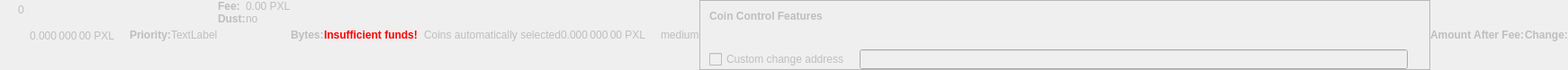
    <widget class="QWidget" name="dummyHideWidget" native="true">
     <property name="enabled">
      <bool>false</bool>
     </property>
     <property name="maximumSize">
      <size>
       <width>100</width>
       <height>22</height>
      </size>
     </property>
     <layout class="QHBoxLayout" name="dummyHideLayout">
      <property name="spacing">
       <number>0</number>
      </property>
      <property name="leftMargin">
       <number>0</number>
      </property>
      <property name="topMargin">
       <number>0</number>
      </property>
      <property name="rightMargin">
       <number>0</number>
      </property>
      <property name="bottomMargin">
       <number>0</number>
      </property>
      <item>
       <layout class="QFormLayout" name="formLayoutCoinControl1">
        <property name="horizontalSpacing">
         <number>10</number>
        </property>
        <property name="verticalSpacing">
         <number>14</number>
        </property>
        <property name="leftMargin">
         <number>10</number>
        </property>
        <property name="topMargin">
         <number>4</number>
        </property>
        <property name="rightMargin">
         <number>6</number>
        </property>
        <item row="0" column="1">
         <widget class="QLabel" name="labelCoinControlBytes">
          <property name="cursor">
           <cursorShape>IBeamCursor</cursorShape>
          </property>
          <property name="contextMenuPolicy">
           <enum>Qt::ActionsContextMenu</enum>
          </property>
          <property name="text">
           <string notr="true">0</string>
          </property>
          <property name="textInteractionFlags">
           <set>Qt::LinksAccessibleByMouse|Qt::TextSelectableByKeyboard|Qt::TextSelectableByMouse</set>
          </property>
         </widget>
        </item>
       </layout>
      </item>
      <item>
       <widget class="QLabel" name="labelCoinControlAfterFee">
        <property name="enabled">
         <bool>false</bool>
        </property>
        <property name="sizePolicy">
         <sizepolicy hsizetype="Fixed" vsizetype="Fixed">
          <horstretch>0</horstretch>
          <verstretch>0</verstretch>
         </sizepolicy>
        </property>
        <property name="minimumSize">
         <size>
          <width>111</width>
          <height>12</height>
         </size>
        </property>
        <property name="maximumSize">
         <size>
          <width>111</width>
          <height>12</height>
         </size>
        </property>
        <property name="cursor">
         <cursorShape>IBeamCursor</cursorShape>
        </property>
        <property name="contextMenuPolicy">
         <enum>Qt::ActionsContextMenu</enum>
        </property>
        <property name="text">
         <string notr="true">0.000 000 00 PXL</string>
        </property>
        <property name="textInteractionFlags">
         <set>Qt::LinksAccessibleByMouse|Qt::TextSelectableByKeyboard|Qt::TextSelectableByMouse</set>
        </property>
       </widget>
      </item>
      <item>
       <widget class="QLabel" name="labelCoinControlPriorityText">
        <property name="enabled">
         <bool>false</bool>
        </property>
        <property name="font">
         <font>
          <weight>75</weight>
          <bold>true</bold>
         </font>
        </property>
        <property name="text">
         <string>Priority:</string>
        </property>
       </widget>
      </item>
      <item>
       <layout class="QHBoxLayout" name="horizontalLayout">
        <item>
         <widget class="QLabel" name="WarningLabel">
          <property name="text">
           <string>TextLabel</string>
          </property>
         </widget>
        </item>
       </layout>
      </item>
      <item>
       <layout class="QFormLayout" name="formLayoutCoinControl3">
        <property name="horizontalSpacing">
         <number>0</number>
        </property>
        <property name="verticalSpacing">
         <number>0</number>
        </property>
        <property name="leftMargin">
         <number>0</number>
        </property>
        <property name="topMargin">
         <number>0</number>
        </property>
        <property name="rightMargin">
         <number>0</number>
        </property>
        <item row="0" column="0">
         <widget class="QLabel" name="labelCoinControlFeeText">
          <property name="enabled">
           <bool>false</bool>
          </property>
          <property name="font">
           <font>
            <weight>75</weight>
            <bold>true</bold>
           </font>
          </property>
          <property name="text">
           <string>Fee:</string>
          </property>
          <property name="margin">
           <number>0</number>
          </property>
         </widget>
        </item>
        <item row="0" column="1">
         <widget class="QLabel" name="labelCoinControlFee">
          <property name="enabled">
           <bool>false</bool>
          </property>
          <property name="cursor">
           <cursorShape>IBeamCursor</cursorShape>
          </property>
          <property name="contextMenuPolicy">
           <enum>Qt::ActionsContextMenu</enum>
          </property>
          <property name="text">
           <string notr="true">0.00 PXL</string>
          </property>
          <property name="textInteractionFlags">
           <set>Qt::LinksAccessibleByMouse|Qt::TextSelectableByKeyboard|Qt::TextSelectableByMouse</set>
          </property>
         </widget>
        </item>
        <item row="1" column="0">
         <widget class="QLabel" name="labelCoinControlLowOutputText">
          <property name="enabled">
           <bool>false</bool>
          </property>
          <property name="font">
           <font>
            <weight>75</weight>
            <bold>true</bold>
           </font>
          </property>
          <property name="text">
           <string>Dust:</string>
          </property>
         </widget>
        </item>
        <item row="1" column="1">
         <widget class="QLabel" name="labelCoinControlLowOutput">
          <property name="enabled">
           <bool>false</bool>
          </property>
          <property name="cursor">
           <cursorShape>IBeamCursor</cursorShape>
          </property>
          <property name="contextMenuPolicy">
           <enum>Qt::ActionsContextMenu</enum>
          </property>
          <property name="text">
           <string>no</string>
          </property>
          <property name="textInteractionFlags">
           <set>Qt::LinksAccessibleByMouse|Qt::TextSelectableByKeyboard|Qt::TextSelectableByMouse</set>
          </property>
         </widget>
        </item>
       </layout>
      </item>
      <item>
       <widget class="QLabel" name="labelCoinControlBytesText">
        <property name="enabled">
         <bool>false</bool>
        </property>
        <property name="font">
         <font>
          <weight>75</weight>
          <bold>true</bold>
         </font>
        </property>
        <property name="text">
         <string>Bytes:</string>
        </property>
       </widget>
      </item>
      <item>
       <layout class="QFormLayout" name="formLayoutCoinControl2">
        <property name="horizontalSpacing">
         <number>0</number>
        </property>
        <property name="verticalSpacing">
         <number>0</number>
        </property>
        <property name="leftMargin">
         <number>0</number>
        </property>
        <property name="topMargin">
         <number>0</number>
        </property>
        <property name="rightMargin">
         <number>0</number>
        </property>
       </layout>
      </item>
      <item>
       <layout class="QHBoxLayout" name="horizontalLayoutCoinControl2">
        <property name="spacing">
         <number>0</number>
        </property>
        <property name="bottomMargin">
         <number>0</number>
        </property>
       </layout>
      </item>
      <item>
       <widget class="QLabel" name="labelCoinControlInsuffFunds">
        <property name="enabled">
         <bool>false</bool>
        </property>
        <property name="minimumSize">
         <size>
          <width>0</width>
          <height>0</height>
         </size>
        </property>
        <property name="font">
         <font>
          <weight>75</weight>
          <bold>true</bold>
         </font>
        </property>
        <property name="styleSheet">
         <string notr="true">color:red;font-weight:bold;</string>
        </property>
        <property name="text">
         <string>Insufficient funds!</string>
        </property>
        <property name="margin">
         <number>5</number>
        </property>
       </widget>
      </item>
      <item>
       <layout class="QFormLayout" name="formLayoutCoinControl4">
        <property name="horizontalSpacing">
         <number>0</number>
        </property>
        <property name="verticalSpacing">
         <number>0</number>
        </property>
        <property name="leftMargin">
         <number>0</number>
        </property>
        <property name="topMargin">
         <number>0</number>
        </property>
        <property name="rightMargin">
         <number>0</number>
        </property>
       </layout>
      </item>
      <item>
       <widget class="QLabel" name="labelCoinControlChangeLabel">
        <property name="enabled">
         <bool>false</bool>
        </property>
        <property name="sizePolicy">
         <sizepolicy hsizetype="Preferred" vsizetype="Expanding">
          <horstretch>0</horstretch>
          <verstretch>0</verstretch>
         </sizepolicy>
        </property>
        <property name="minimumSize">
         <size>
          <width>0</width>
          <height>0</height>
         </size>
        </property>
        <property name="text">
         <string/>
        </property>
        <property name="margin">
         <number>3</number>
        </property>
       </widget>
      </item>
      <item>
       <widget class="QLabel" name="labelCoinControlAutomaticallySelected">
        <property name="enabled">
         <bool>false</bool>
        </property>
        <property name="sizePolicy">
         <sizepolicy hsizetype="Fixed" vsizetype="Fixed">
          <horstretch>0</horstretch>
          <verstretch>0</verstretch>
         </sizepolicy>
        </property>
        <property name="minimumSize">
         <size>
          <width>0</width>
          <height>0</height>
         </size>
        </property>
        <property name="maximumSize">
         <size>
          <width>240</width>
          <height>16777215</height>
         </size>
        </property>
        <property name="text">
         <string>Coins automatically selected</string>
        </property>
        <property name="margin">
         <number>5</number>
        </property>
       </widget>
      </item>
      <item>
       <widget class="QLabel" name="labelCoinControlChange">
        <property name="enabled">
         <bool>false</bool>
        </property>
        <property name="sizePolicy">
         <sizepolicy hsizetype="Fixed" vsizetype="Fixed">
          <horstretch>0</horstretch>
          <verstretch>0</verstretch>
         </sizepolicy>
        </property>
        <property name="minimumSize">
         <size>
          <width>111</width>
          <height>0</height>
         </size>
        </property>
        <property name="maximumSize">
         <size>
          <width>111</width>
          <height>16777215</height>
         </size>
        </property>
        <property name="cursor">
         <cursorShape>IBeamCursor</cursorShape>
        </property>
        <property name="contextMenuPolicy">
         <enum>Qt::ActionsContextMenu</enum>
        </property>
        <property name="text">
         <string notr="true">0.000 000 00 PXL</string>
        </property>
        <property name="textInteractionFlags">
         <set>Qt::LinksAccessibleByMouse|Qt::TextSelectableByKeyboard|Qt::TextSelectableByMouse</set>
        </property>
       </widget>
      </item>
      <item>
       <widget class="QLabel" name="labelCoinControlPriority">
        <property name="enabled">
         <bool>false</bool>
        </property>
        <property name="cursor">
         <cursorShape>IBeamCursor</cursorShape>
        </property>
        <property name="contextMenuPolicy">
         <enum>Qt::ActionsContextMenu</enum>
        </property>
        <property name="text">
         <string>medium</string>
        </property>
        <property name="textInteractionFlags">
         <set>Qt::LinksAccessibleByMouse|Qt::TextSelectableByKeyboard|Qt::TextSelectableByMouse</set>
        </property>
       </widget>
      </item>
      <item>
       <widget class="QFrame" name="frameCoinControl">
        <property name="sizePolicy">
         <sizepolicy hsizetype="Expanding" vsizetype="Expanding">
          <horstretch>0</horstretch>
          <verstretch>0</verstretch>
         </sizepolicy>
        </property>
        <property name="maximumSize">
         <size>
          <width>16777215</width>
          <height>16777215</height>
         </size>
        </property>
        <property name="frameShape">
         <enum>QFrame::StyledPanel</enum>
        </property>
        <property name="frameShadow">
         <enum>QFrame::Sunken</enum>
        </property>
        <layout class="QVBoxLayout" name="verticalLayoutCoinControl2_2">
         <property name="spacing">
          <number>0</number>
         </property>
         <property name="leftMargin">
          <number>0</number>
         </property>
         <property name="topMargin">
          <number>0</number>
         </property>
         <property name="rightMargin">
          <number>0</number>
         </property>
         <property name="bottomMargin">
          <number>0</number>
         </property>
         <item>
          <layout class="QVBoxLayout" name="verticalLayoutCoinControl" stretch="0,0,0,1">
           <property name="spacing">
            <number>0</number>
           </property>
           <property name="leftMargin">
            <number>10</number>
           </property>
           <property name="topMargin">
            <number>10</number>
           </property>
           <item>
            <layout class="QHBoxLayout" name="horizontalLayoutCoinControl1">
             <property name="bottomMargin">
              <number>15</number>
             </property>
             <item>
              <widget class="QLabel" name="labelCoinControlFeatures">
               <property name="enabled">
                <bool>false</bool>
               </property>
               <property name="sizePolicy">
                <sizepolicy hsizetype="Preferred" vsizetype="Maximum">
                 <horstretch>0</horstretch>
                 <verstretch>0</verstretch>
                </sizepolicy>
               </property>
               <property name="font">
                <font>
                 <weight>75</weight>
                 <bold>true</bold>
                </font>
               </property>
               <property name="styleSheet">
                <string notr="true">font-weight:bold;</string>
               </property>
               <property name="text">
                <string>Coin Control Features</string>
               </property>
              </widget>
             </item>
            </layout>
           </item>
           <item>
            <widget class="QWidget" name="widgetCoinControl" native="true">
             <property name="sizePolicy">
              <sizepolicy hsizetype="Preferred" vsizetype="Preferred">
               <horstretch>0</horstretch>
               <verstretch>0</verstretch>
              </sizepolicy>
             </property>
             <property name="minimumSize">
              <size>
               <width>0</width>
               <height>0</height>
              </size>
             </property>
             <property name="styleSheet">
              <string notr="true"/>
             </property>
             <layout class="QHBoxLayout" name="horizontalLayoutCoinControl5_2">
              <property name="leftMargin">
               <number>0</number>
              </property>
              <property name="topMargin">
               <number>0</number>
              </property>
              <property name="rightMargin">
               <number>0</number>
              </property>
              <property name="bottomMargin">
               <number>0</number>
              </property>
              <item>
               <layout class="QHBoxLayout" name="horizontalLayoutCoinControl3">
                <property name="spacing">
                 <number>20</number>
                </property>
                <property name="topMargin">
                 <number>0</number>
                </property>
                <property name="bottomMargin">
                 <number>10</number>
                </property>
               </layout>
              </item>
             </layout>
            </widget>
           </item>
           <item>
            <layout class="QHBoxLayout" name="horizontalLayoutCoinControl4" stretch="0,0,0">
             <property name="spacing">
              <number>12</number>
             </property>
             <property name="sizeConstraint">
              <enum>QLayout::SetDefaultConstraint</enum>
             </property>
             <property name="topMargin">
              <number>5</number>
             </property>
             <property name="rightMargin">
              <number>5</number>
             </property>
             <item>
              <widget class="QCheckBox" name="checkBoxCoinControlChange">
               <property name="enabled">
                <bool>false</bool>
               </property>
               <property name="toolTip">
                <string>If this is activated, but the change address is empty or invalid, change will be sent to a newly generated address.</string>
               </property>
               <property name="text">
                <string>Custom change address</string>
               </property>
              </widget>
             </item>
             <item>
              <widget class="QValidatedLineEdit" name="lineEditCoinControlChange">
               <property name="enabled">
                <bool>false</bool>
               </property>
               <property name="sizePolicy">
                <sizepolicy hsizetype="Expanding" vsizetype="Fixed">
                 <horstretch>0</horstretch>
                 <verstretch>0</verstretch>
                </sizepolicy>
               </property>
              </widget>
             </item>
             <item>
              <widget class="QLabel" name="labelCoinControlChangeLabel_2">
               <property name="sizePolicy">
                <sizepolicy hsizetype="Preferred" vsizetype="Expanding">
                 <horstretch>0</horstretch>
                 <verstretch>0</verstretch>
                </sizepolicy>
               </property>
               <property name="minimumSize">
                <size>
                 <width>0</width>
                 <height>0</height>
                </size>
               </property>
               <property name="text">
                <string/>
               </property>
               <property name="margin">
                <number>3</number>
               </property>
              </widget>
             </item>
            </layout>
           </item>
           <item>
            <spacer name="verticalSpacerCoinControl">
             <property name="orientation">
              <enum>Qt::Vertical</enum>
             </property>
             <property name="sizeHint" stdset="0">
              <size>
               <width>800</width>
               <height>1</height>
              </size>
             </property>
            </spacer>
           </item>
          </layout>
         </item>
        </layout>
       </widget>
      </item>
      <item>
       <widget class="QLabel" name="labelCoinControlAfterFeeText">
        <property name="enabled">
         <bool>false</bool>
        </property>
        <property name="minimumSize">
         <size>
          <width>0</width>
          <height>0</height>
         </size>
        </property>
        <property name="maximumSize">
         <size>
          <width>16777215</width>
          <height>16777215</height>
         </size>
        </property>
        <property name="font">
         <font>
          <weight>75</weight>
          <bold>true</bold>
         </font>
        </property>
        <property name="text">
         <string>Amount After Fee:</string>
        </property>
        <property name="alignment">
         <set>Qt::AlignLeading|Qt::AlignLeft|Qt::AlignVCenter</set>
        </property>
        <property name="margin">
         <number>0</number>
        </property>
       </widget>
      </item>
      <item>
       <widget class="QLabel" name="labelCoinControlChangeText">
        <property name="enabled">
         <bool>false</bool>
        </property>
        <property name="sizePolicy">
         <sizepolicy hsizetype="Preferred" vsizetype="Preferred">
          <horstretch>0</horstretch>
          <verstretch>0</verstretch>
         </sizepolicy>
        </property>
        <property name="minimumSize">
         <size>
          <width>0</width>
          <height>0</height>
         </size>
        </property>
        <property name="maximumSize">
         <size>
          <width>16777215</width>
          <height>16777215</height>
         </size>
        </property>
        <property name="font">
         <font>
          <weight>75</weight>
          <bold>true</bold>
         </font>
        </property>
        <property name="text">
         <string>Change:</string>
        </property>
        <property name="alignment">
         <set>Qt::AlignLeading|Qt::AlignLeft|Qt::AlignVCenter</set>
        </property>
       </widget>
      </item>
     </layout>
    </widget>
